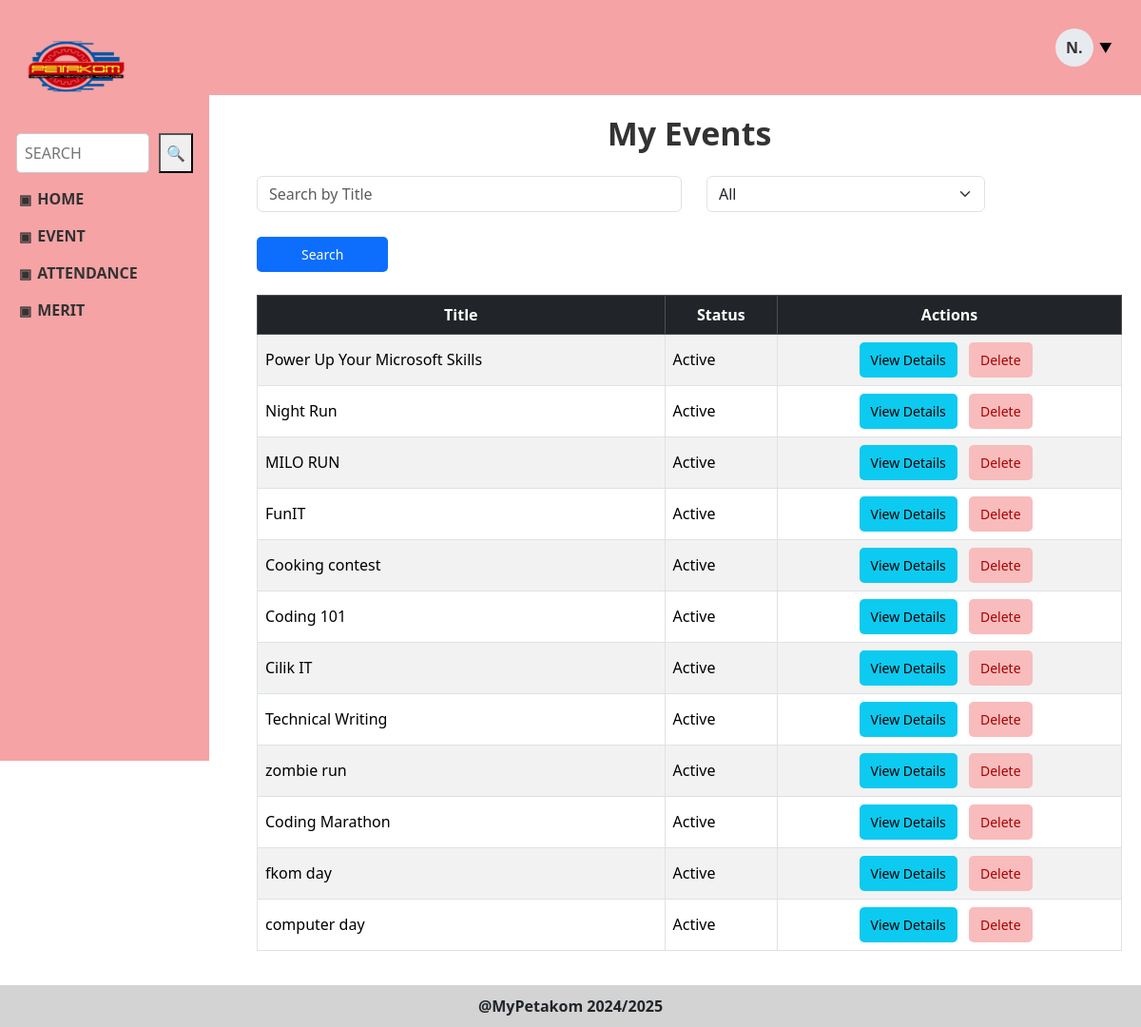
Screenshot of /event_view.php (signed in) with the database file from the repository.
### tables this page shows
CREATE TABLE `event` (
  `event_id` varchar(10) NOT NULL,
  `staff_id` varchar(10) NOT NULL,
  `event_title` varchar(50) NOT NULL,
  `event_date` date NOT NULL,
  `event_description` varchar(200) NOT NULL,
  `event_status` varchar(50) NOT NULL,
  `event_qr` blob DEFAULT NULL,
  `event_geolocation` point DEFAULT NULL,
  `event_approval` mediumblob NOT NULL,
  `event_level` varchar(20) NOT NULL,
  `merit_status` varchar(20) NOT NULL
);

### event_view.php (the view, shortened to what this page needs)
<?php
include 'config.php';
$search_title = isset($_GET['search_title']) ? mysqli_real_escape_string($conn, $_GET['search_title']) : '';
$sql = "SELECT * FROM event WHERE 1=1";
$sql .= " ORDER BY event_date DESC";
$events = mysqli_query($conn, $sql);
?>
<!DOCTYPE html>
<html>
<head>
    <link rel="stylesheet" href="STYLE1/staff_style.css">
	<link rel="stylesheet" href="STYLE2/event_view_style.css">
    <link href="https://cdn.jsdelivr.net/npm/bootstrap@5.3.2/dist/css/bootstrap.min.css" rel="stylesheet">
</head>
<body>
  <div class="sidebar">
	<a href="staff_dashboard.php">
    <img src="IMAGES/LogoPetakom.png" alt="PETAKOM Logo" />
	</a>
    <div class="search-box">
      <input type="text" placeholder="SEARCH" />
      <button>🔍</button>
    </div>
    <div class="menu">
      <div class="menu-title" onclick="toggleMenu('home')">HOME</div>
      <div class="menu-title" onclick="toggleMenu('event')">EVENT</div>
      <div class="menu-title" onclick="toggleMenu('attendance')">ATTENDANCE</div>
	    <div class="menu-title" onclick="toggleMenu('merit')">MERIT</div>
    </div>
  </div>
  <div class="topbar">
    <div class="dropdown">
      <div class="profile-wrapper">
        <div class="profile-circle">N.</div>
        <span class="dropdown-icon">▼</span>
      </div>
    </div>
  </div>
  <div class="content">
		<h1 class="text-center mb-4">My Events</h1>
		<form method="GET" class="row g-3 mb-4">
			<div class="col-md-6">
				<input type="text" name="search_title" class="form-control" placeholder="Search by Title" value="<?= htmlspecialchars($search_title) ?>">
			</div>
			<div class="col-md-4">
				<select name="search_status" class="form-select">
					<option value="">All</option>
				</select>
			</div>
			<div class="col-md-2">
				<button type="submit" class="btn btn-primary w-100">Search</button>
			</div>
		</form>
		<div class="table-responsive">
			<table class="table table-bordered table-striped align-middle">
				<thead class="table-dark">
					<tr>
						<th>Title</th>
						<th>Status</th>
						<th class="text-center">Actions</th>
					</tr>
				</thead>
				<tbody>
					<?php while($row = mysqli_fetch_assoc($events)) { ?>
					<tr>
						<td><?= htmlspecialchars($row['event_title']) ?></td>
						<td><?= htmlspecialchars($row['event_status']) ?></td>
						<td class="text-center">
							<form action="event_details.php" method="GET" class="d-inline">
								<button type="submit" class="btn btn-sm btn-info">View Details</button>
							</form>
							<form action="event_process.php" method="POST" class="d-inline" onsubmit="return confirm('Delete this event?')">
								<button type="submit" name="delete" class="btn btn-sm btn-danger">Delete</button>
							</form>
						</td>
					</tr>
					<?php } ?>
				</tbody>
			</table>
		</div>
	</div>
  <div class="footer">
    @MyPetakom 2024/2025
  </div>
</body>
</html>

### STYLE1/staff_style.css (style rules this page uses)
body { margin: 0; font-family: 'Segoe UI', sans-serif; background-color: #f7f7f7; }
.sidebar { width: 220px; background-color: #F5A3A5; height: 100vh; position: fixed; padding: 20px; box-sizing: border-box; overflow-y: auto; }
.sidebar img { width: 120px; height: 100px; display: block; margin-bottom: 20px; }
.search-box { display: flex; justify-content: center; margin-bottom: 15px; }
.search-box input { padding: 8px; border-radius: 5px; border: 1px solid #ccc; width: 140px; margin-right: 10px; }
.menu-title { cursor: pointer; font-weight: bold; margin: 15px 0; display: flex; align-items: center; font-size: 16px; color: #333; }
.menu-title::before { content: "▣"; margin-right: 6px; font-size: 14px; }
.topbar { background-color: #F5A3A5; height: 100px; margin-left: 220px; display: flex; justify-content: flex-end; align-items: center; padding-right: 30px; position: sticky; top: 0; z-index: 1; }
.profile-wrapper { display: flex; align-items: center; cursor: pointer; }
.profile-circle { width: 40px; height: 40px; border-radius: 50%; background-color: #e7eaee; color: #333; display: flex; align-items: center; justify-content: center; font-weight: bold; font-size: 16px; margin-right: 6px; }
.dropdown-icon { font-size: 14px; color: black; }
.dropdown { position: relative; display: inline-block; }
.content { margin-left: 220px; padding: 20px; background-color: #ffffff; min-height: 90vh; }
.footer { background-color: #d3d3d3; text-align: center; padding: 10px; font-weight: bold; }

### STYLE2/event_view_style.css (style rules this page uses)
.content { padding: 20px; background-color: #fff; margin-left: 250px; font-family: 'Segoe UI', Tahoma, Geneva, Verdana, sans-serif; }
.content h1 { font-size: 34px; font-weight: bold; margin-bottom: 30px; text-align: left; color: #333; }
.content table { width: 100%; border-collapse: collapse; background-color: #fff; font-size: 16px; }
.content th, .content td { text-align: left; padding: 12px 16px; }
.content th { background-color: #f2f2f2; font-weight: 600; text-align: center; }
.content tr:nth-child(even) { background-color: #fafafa; }
button[type="submit"] { padding: 8px 12px; margin-right: 8px; border: none; border-radius: 5px; font-weight: 500; cursor: pointer; font-size: 14px; transition: background-color 0.3s; }
button[name="delete"] { background-color: #f8bcbc; color: #a00; }
form { display: flex; gap: 10px; align-items: center; }
form input, form select, form button { padding: 6px 10px; font-size: 14px; }

### rows the page displays
event: event_title "Power Up Your Microsoft Skills", event_status "Active"
event: event_title "Night Run", event_status "Active"
event: event_title "MILO RUN", event_status "Active"
event: event_title "FunIT", event_status "Active"
event: event_title "Cooking contest", event_status "Active"
event: event_title "Coding 101", event_status "Active"
event: event_title "Cilik IT", event_status "Active"
event: event_title "Technical Writing", event_status "Active"
event: event_title "zombie run", event_status "Active"
event: event_title "Coding Marathon", event_status "Active"
event: event_title "fkom day", event_status "Active"
event: event_title "computer day", event_status "Active"
